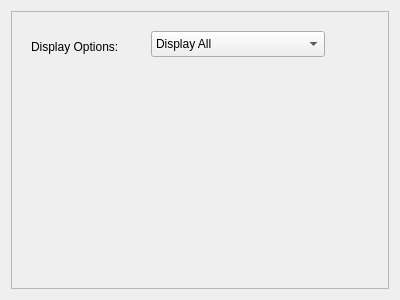
<?xml version="1.0" encoding="UTF-8"?>
<ui version="4.0">
 <class>QuantitativeAnalysisDisplay</class>
 <widget class="QWidget" name="QuantitativeAnalysisDisplay">
  <property name="geometry">
   <rect>
    <x>0</x>
    <y>0</y>
    <width>400</width>
    <height>300</height>
   </rect>
  </property>
  <property name="windowTitle">
   <string>Quantitative Analysis</string>
  </property>
  <layout class="QGridLayout" name="gridLayout_2">
   <item row="0" column="0">
    <widget class="QScrollArea" name="scrollArea">
     <property name="widgetResizable">
      <bool>true</bool>
     </property>
     <widget class="QWidget" name="scrollAreaWidgetContents">
      <property name="geometry">
       <rect>
        <x>0</x>
        <y>0</y>
        <width>374</width>
        <height>274</height>
       </rect>
      </property>
      <layout class="QVBoxLayout" name="verticalLayout">
       <item>
        <layout class="QHBoxLayout" name="horizontalLayout">
         <item>
          <widget class="QWidget" name="widget" native="true">
           <property name="minimumSize">
            <size>
             <width>0</width>
             <height>60</height>
            </size>
           </property>
           <widget class="QLabel" name="label">
            <property name="geometry">
             <rect>
              <x>10</x>
              <y>10</y>
              <width>151</width>
              <height>31</height>
             </rect>
            </property>
            <property name="text">
             <string>Display Options:</string>
            </property>
           </widget>
           <widget class="QComboBox" name="comboBox">
            <property name="geometry">
             <rect>
              <x>130</x>
              <y>10</y>
              <width>174</width>
              <height>26</height>
             </rect>
            </property>
            <item>
             <property name="text">
              <string>Display All</string>
             </property>
            </item>
            <item>
             <property name="text">
              <string>Returns</string>
             </property>
            </item>
            <item>
             <property name="text">
              <string>Granality</string>
             </property>
            </item>
            <item>
             <property name="text">
              <string>Volatility</string>
             </property>
            </item>
           </widget>
          </widget>
         </item>
        </layout>
       </item>
       <item>
        <layout class="QGridLayout" name="gridLayout"/>
       </item>
      </layout>
     </widget>
    </widget>
   </item>
  </layout>
 </widget>
 <resources/>
 <connections/>
</ui>
